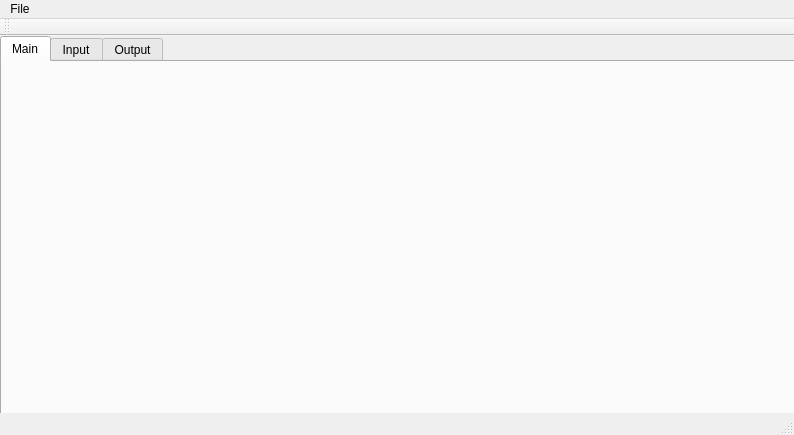
<?xml version="1.0" encoding="UTF-8"?>
<ui version="4.0">
 <class>MainWindow</class>
 <widget class="QMainWindow" name="MainWindow">
  <property name="geometry">
   <rect>
    <x>0</x>
    <y>0</y>
    <width>794</width>
    <height>435</height>
   </rect>
  </property>
  <property name="windowTitle">
   <string>MainWindow</string>
  </property>
  <widget class="QWidget" name="centralWidget">
   <widget class="QTabWidget" name="tabWidget">
    <property name="geometry">
     <rect>
      <x>0</x>
      <y>0</y>
      <width>801</width>
      <height>401</height>
     </rect>
    </property>
    <property name="currentIndex">
     <number>0</number>
    </property>
    <widget class="QWidget" name="tab">
     <attribute name="title">
      <string>Main</string>
     </attribute>
     <widget class="QLabel" name="label_2">
      <property name="geometry">
       <rect>
        <x>0</x>
        <y>0</y>
        <width>791</width>
        <height>371</height>
       </rect>
      </property>
      <property name="text">
       <string/>
      </property>
      <property name="pixmap">
       <pixmap resource="resources.qrc">:/new/prefix1/xmenBackground.jpg</pixmap>
      </property>
      <property name="scaledContents">
       <bool>true</bool>
      </property>
     </widget>
     <widget class="QLabel" name="penseLabel_2">
      <property name="geometry">
       <rect>
        <x>530</x>
        <y>130</y>
        <width>301</width>
        <height>131</height>
       </rect>
      </property>
      <property name="text">
       <string/>
      </property>
      <property name="pixmap">
       <pixmap resource="resources.qrc">:/new/prefix1/PENSE.png</pixmap>
      </property>
      <property name="scaledContents">
       <bool>true</bool>
      </property>
     </widget>
     <widget class="QLabel" name="JCLabel_2">
      <property name="geometry">
       <rect>
        <x>640</x>
        <y>250</y>
        <width>211</width>
        <height>111</height>
       </rect>
      </property>
      <property name="text">
       <string/>
      </property>
      <property name="pixmap">
       <pixmap resource="resources.qrc">:/new/prefix1/JC.png</pixmap>
      </property>
      <property name="scaledContents">
       <bool>true</bool>
      </property>
     </widget>
    </widget>
    <widget class="QWidget" name="tabInput">
     <attribute name="title">
      <string>Input</string>
     </attribute>
     <widget class="QLineEdit" name="qInDesc">
      <property name="geometry">
       <rect>
        <x>20</x>
        <y>70</y>
        <width>431</width>
        <height>21</height>
       </rect>
      </property>
     </widget>
     <widget class="QLineEdit" name="qInCurr">
      <property name="geometry">
       <rect>
        <x>476</x>
        <y>70</y>
        <width>91</width>
        <height>21</height>
       </rect>
      </property>
     </widget>
     <widget class="QLineEdit" name="qInVal">
      <property name="geometry">
       <rect>
        <x>590</x>
        <y>70</y>
        <width>91</width>
        <height>21</height>
       </rect>
      </property>
     </widget>
     <widget class="QPushButton" name="addEntryButton">
      <property name="geometry">
       <rect>
        <x>700</x>
        <y>60</y>
        <width>71</width>
        <height>41</height>
       </rect>
      </property>
      <property name="autoFillBackground">
       <bool>false</bool>
      </property>
      <property name="styleSheet">
       <string notr="true">background-image:url(:/new/prefix1/Picture1.png)</string>
      </property>
      <property name="text">
       <string>Add Entry</string>
      </property>
     </widget>
     <widget class="QTextEdit" name="qLogOut">
      <property name="geometry">
       <rect>
        <x>20</x>
        <y>120</y>
        <width>661</width>
        <height>181</height>
       </rect>
      </property>
      <property name="font">
       <font>
        <family>Arial</family>
       </font>
      </property>
      <property name="autoFillBackground">
       <bool>false</bool>
      </property>
      <property name="styleSheet">
       <string notr="true"/>
      </property>
      <property name="html">
       <string>&lt;!DOCTYPE HTML PUBLIC &quot;-//W3C//DTD HTML 4.0//EN&quot; &quot;http://www.w3.org/TR/REC-html40/strict.dtd&quot;&gt;
&lt;html&gt;&lt;head&gt;&lt;meta name=&quot;qrichtext&quot; content=&quot;1&quot; /&gt;&lt;style type=&quot;text/css&quot;&gt;
p, li { white-space: pre-wrap; }
&lt;/style&gt;&lt;/head&gt;&lt;body style=&quot; font-family:'Arial'; font-size:8.25pt; font-weight:400; font-style:normal;&quot;&gt;
&lt;p style=&quot; margin-top:0px; margin-bottom:0px; margin-left:0px; margin-right:0px; -qt-block-indent:0; text-indent:0px;&quot;&gt;&lt;span style=&quot; font-family:'MS Shell Dlg 2';&quot;&gt;README:&lt;/span&gt;&lt;/p&gt;
&lt;p style=&quot;-qt-paragraph-type:empty; margin-top:0px; margin-bottom:0px; margin-left:0px; margin-right:0px; -qt-block-indent:0; text-indent:0px; font-family:'MS Shell Dlg 2';&quot;&gt;&lt;br /&gt;&lt;/p&gt;
&lt;p style=&quot; margin-top:0px; margin-bottom:0px; margin-left:0px; margin-right:0px; -qt-block-indent:0; text-indent:0px;&quot;&gt;&lt;span style=&quot; font-family:'MS Shell Dlg 2';&quot;&gt;Click File-Load to load in a csv file compatible to the database eg: source-file.csv &lt;/span&gt;&lt;/p&gt;
&lt;p style=&quot; margin-top:0px; margin-bottom:0px; margin-left:0px; margin-right:0px; -qt-block-indent:0; text-indent:0px;&quot;&gt;&lt;span style=&quot; font-family:'MS Shell Dlg 2';&quot;&gt;Click File-Save to save current database to a csv file&lt;/span&gt;&lt;/p&gt;
&lt;p style=&quot;-qt-paragraph-type:empty; margin-top:0px; margin-bottom:0px; margin-left:0px; margin-right:0px; -qt-block-indent:0; text-indent:0px; font-family:'MS Shell Dlg 2';&quot;&gt;&lt;br /&gt;&lt;/p&gt;
&lt;p style=&quot; margin-top:0px; margin-bottom:0px; margin-left:0px; margin-right:0px; -qt-block-indent:0; text-indent:0px;&quot;&gt;&lt;span style=&quot; font-family:'MS Shell Dlg 2';&quot;&gt;Enter the description, currency and value of the expense on the space provided.&lt;/span&gt;&lt;/p&gt;
&lt;p style=&quot; margin-top:0px; margin-bottom:0px; margin-left:0px; margin-right:0px; -qt-block-indent:0; text-indent:0px;&quot;&gt;&lt;span style=&quot; font-family:'MS Shell Dlg 2';&quot;&gt;Push Add Entry to add it to the database&lt;/span&gt;&lt;/p&gt;
&lt;p style=&quot;-qt-paragraph-type:empty; margin-top:0px; margin-bottom:0px; margin-left:0px; margin-right:0px; -qt-block-indent:0; text-indent:0px; font-family:'MS Shell Dlg 2';&quot;&gt;&lt;br /&gt;&lt;/p&gt;
&lt;p style=&quot; margin-top:0px; margin-bottom:0px; margin-left:0px; margin-right:0px; -qt-block-indent:0; text-indent:0px;&quot;&gt;&lt;span style=&quot; font-family:'MS Shell Dlg 2';&quot;&gt;printAll button shows all contents of the database&lt;/span&gt;&lt;/p&gt;
&lt;p style=&quot;-qt-paragraph-type:empty; margin-top:0px; margin-bottom:0px; margin-left:0px; margin-right:0px; -qt-block-indent:0; text-indent:0px; font-family:'MS Shell Dlg 2';&quot;&gt;&lt;br /&gt;&lt;/p&gt;
&lt;p style=&quot; margin-top:0px; margin-bottom:0px; margin-left:0px; margin-right:0px; -qt-block-indent:0; text-indent:0px;&quot;&gt;&lt;span style=&quot; font-family:'MS Shell Dlg 2';&quot;&gt;Delete Last Entry Removes the last entry from the database&lt;/span&gt;&lt;/p&gt;&lt;/body&gt;&lt;/html&gt;</string>
      </property>
     </widget>
     <widget class="QPushButton" name="printAllButton">
      <property name="geometry">
       <rect>
        <x>20</x>
        <y>310</y>
        <width>151</width>
        <height>41</height>
       </rect>
      </property>
      <property name="autoFillBackground">
       <bool>false</bool>
      </property>
      <property name="styleSheet">
       <string notr="true">background-image:url(:/new/prefix1/Picture1.png)</string>
      </property>
      <property name="text">
       <string>printAll</string>
      </property>
     </widget>
     <widget class="QPushButton" name="deleteEntryButton">
      <property name="geometry">
       <rect>
        <x>200</x>
        <y>310</y>
        <width>141</width>
        <height>41</height>
       </rect>
      </property>
      <property name="autoFillBackground">
       <bool>false</bool>
      </property>
      <property name="styleSheet">
       <string notr="true">background-image:url(:/new/prefix1/Picture1.png)</string>
      </property>
      <property name="text">
       <string>Delete Last Entry</string>
      </property>
     </widget>
     <widget class="QLabel" name="background">
      <property name="geometry">
       <rect>
        <x>0</x>
        <y>0</y>
        <width>791</width>
        <height>371</height>
       </rect>
      </property>
      <property name="text">
       <string/>
      </property>
      <property name="pixmap">
       <pixmap resource="resources.qrc">:/new/prefix1/xmenBackground.jpg</pixmap>
      </property>
      <property name="scaledContents">
       <bool>true</bool>
      </property>
     </widget>
     <widget class="QLabel" name="descriptionLabel">
      <property name="geometry">
       <rect>
        <x>210</x>
        <y>20</y>
        <width>181</width>
        <height>61</height>
       </rect>
      </property>
      <property name="text">
       <string/>
      </property>
      <property name="pixmap">
       <pixmap resource="resources.qrc">:/new/prefix1/Description.png</pixmap>
      </property>
      <property name="scaledContents">
       <bool>true</bool>
      </property>
     </widget>
     <widget class="QLabel" name="currencyLabel">
      <property name="geometry">
       <rect>
        <x>443</x>
        <y>20</y>
        <width>161</width>
        <height>61</height>
       </rect>
      </property>
      <property name="text">
       <string/>
      </property>
      <property name="pixmap">
       <pixmap resource="resources.qrc">:/new/prefix1/Currency.png</pixmap>
      </property>
      <property name="scaledContents">
       <bool>true</bool>
      </property>
     </widget>
     <widget class="QLabel" name="ValueLabel">
      <property name="geometry">
       <rect>
        <x>557</x>
        <y>22</y>
        <width>161</width>
        <height>61</height>
       </rect>
      </property>
      <property name="text">
       <string/>
      </property>
      <property name="pixmap">
       <pixmap resource="resources.qrc">:/new/prefix1/Value.png</pixmap>
      </property>
      <property name="scaledContents">
       <bool>true</bool>
      </property>
     </widget>
     <widget class="QLabel" name="JCLabel">
      <property name="geometry">
       <rect>
        <x>640</x>
        <y>250</y>
        <width>211</width>
        <height>111</height>
       </rect>
      </property>
      <property name="text">
       <string/>
      </property>
      <property name="pixmap">
       <pixmap resource="resources.qrc">:/new/prefix1/JC.png</pixmap>
      </property>
      <property name="scaledContents">
       <bool>true</bool>
      </property>
     </widget>
     <widget class="QLabel" name="penseLabel">
      <property name="geometry">
       <rect>
        <x>530</x>
        <y>130</y>
        <width>301</width>
        <height>131</height>
       </rect>
      </property>
      <property name="text">
       <string/>
      </property>
      <property name="pixmap">
       <pixmap resource="resources.qrc">:/new/prefix1/PENSE.png</pixmap>
      </property>
      <property name="scaledContents">
       <bool>true</bool>
      </property>
     </widget>
     <zorder>background</zorder>
     <zorder>penseLabel</zorder>
     <zorder>qInCurr</zorder>
     <zorder>qInVal</zorder>
     <zorder>addEntryButton</zorder>
     <zorder>printAllButton</zorder>
     <zorder>deleteEntryButton</zorder>
     <zorder>qLogOut</zorder>
     <zorder>qInDesc</zorder>
     <zorder>descriptionLabel</zorder>
     <zorder>currencyLabel</zorder>
     <zorder>ValueLabel</zorder>
     <zorder>JCLabel</zorder>
    </widget>
    <widget class="QWidget" name="tab_output">
     <attribute name="title">
      <string>Output</string>
     </attribute>
     <widget class="QLineEdit" name="qStartDate">
      <property name="geometry">
       <rect>
        <x>162</x>
        <y>66</y>
        <width>91</width>
        <height>21</height>
       </rect>
      </property>
     </widget>
     <widget class="QLineEdit" name="qEndDate">
      <property name="geometry">
       <rect>
        <x>280</x>
        <y>66</y>
        <width>91</width>
        <height>21</height>
       </rect>
      </property>
     </widget>
     <widget class="QComboBox" name="qViewModeBox">
      <property name="geometry">
       <rect>
        <x>20</x>
        <y>67</y>
        <width>121</width>
        <height>21</height>
       </rect>
      </property>
      <item>
       <property name="text">
        <string>perDay</string>
       </property>
      </item>
      <item>
       <property name="text">
        <string>perMonth</string>
       </property>
      </item>
      <item>
       <property name="text">
        <string>perYear</string>
       </property>
      </item>
      <item>
       <property name="text">
        <string>perEntry</string>
       </property>
      </item>
     </widget>
     <widget class="QTextEdit" name="qOutput">
      <property name="geometry">
       <rect>
        <x>18</x>
        <y>120</y>
        <width>661</width>
        <height>181</height>
       </rect>
      </property>
      <property name="styleSheet">
       <string notr="true"/>
      </property>
      <property name="html">
       <string>&lt;!DOCTYPE HTML PUBLIC &quot;-//W3C//DTD HTML 4.0//EN&quot; &quot;http://www.w3.org/TR/REC-html40/strict.dtd&quot;&gt;
&lt;html&gt;&lt;head&gt;&lt;meta name=&quot;qrichtext&quot; content=&quot;1&quot; /&gt;&lt;style type=&quot;text/css&quot;&gt;
p, li { white-space: pre-wrap; }
&lt;/style&gt;&lt;/head&gt;&lt;body style=&quot; font-family:'MS Shell Dlg 2'; font-size:8.25pt; font-weight:400; font-style:normal;&quot;&gt;
&lt;p style=&quot; margin-top:0px; margin-bottom:0px; margin-left:0px; margin-right:0px; -qt-block-indent:0; text-indent:0px;&quot;&gt;README:&lt;/p&gt;
&lt;p style=&quot;-qt-paragraph-type:empty; margin-top:0px; margin-bottom:0px; margin-left:0px; margin-right:0px; -qt-block-indent:0; text-indent:0px;&quot;&gt;&lt;br /&gt;&lt;/p&gt;
&lt;p style=&quot; margin-top:0px; margin-bottom:0px; margin-left:0px; margin-right:0px; -qt-block-indent:0; text-indent:0px;&quot;&gt;Summarize the Expense perDay, month, year, or per entry.&lt;/p&gt;
&lt;p style=&quot;-qt-paragraph-type:empty; margin-top:0px; margin-bottom:0px; margin-left:0px; margin-right:0px; -qt-block-indent:0; text-indent:0px;&quot;&gt;&lt;br /&gt;&lt;/p&gt;
&lt;p style=&quot; margin-top:0px; margin-bottom:0px; margin-left:0px; margin-right:0px; -qt-block-indent:0; text-indent:0px;&quot;&gt;Enter the desired start and end date on the space provided. Push button to view the requested entries&lt;/p&gt;&lt;/body&gt;&lt;/html&gt;</string>
      </property>
     </widget>
     <widget class="QPushButton" name="printEntriesButton">
      <property name="geometry">
       <rect>
        <x>400</x>
        <y>60</y>
        <width>151</width>
        <height>41</height>
       </rect>
      </property>
      <property name="autoFillBackground">
       <bool>false</bool>
      </property>
      <property name="styleSheet">
       <string notr="true">background-image:url(:/new/prefix1/Picture1.png)</string>
      </property>
      <property name="text">
       <string>Print Entries</string>
      </property>
     </widget>
     <widget class="QLabel" name="label_3">
      <property name="geometry">
       <rect>
        <x>0</x>
        <y>0</y>
        <width>791</width>
        <height>371</height>
       </rect>
      </property>
      <property name="text">
       <string/>
      </property>
      <property name="pixmap">
       <pixmap resource="resources.qrc">:/new/prefix1/xmenBackground.jpg</pixmap>
      </property>
      <property name="scaledContents">
       <bool>true</bool>
      </property>
     </widget>
     <widget class="QLabel" name="viewLabel">
      <property name="geometry">
       <rect>
        <x>0</x>
        <y>24</y>
        <width>151</width>
        <height>51</height>
       </rect>
      </property>
      <property name="text">
       <string/>
      </property>
      <property name="pixmap">
       <pixmap resource="resources.qrc">:/new/prefix1/viewMode.png</pixmap>
      </property>
      <property name="scaledContents">
       <bool>true</bool>
      </property>
     </widget>
     <widget class="QLabel" name="viewLabel_2">
      <property name="geometry">
       <rect>
        <x>134</x>
        <y>25</y>
        <width>151</width>
        <height>51</height>
       </rect>
      </property>
      <property name="text">
       <string/>
      </property>
      <property name="pixmap">
       <pixmap resource="resources.qrc">:/new/prefix1/startDate.png</pixmap>
      </property>
      <property name="scaledContents">
       <bool>true</bool>
      </property>
     </widget>
     <widget class="QLabel" name="viewLabel_3">
      <property name="geometry">
       <rect>
        <x>251</x>
        <y>25</y>
        <width>151</width>
        <height>51</height>
       </rect>
      </property>
      <property name="text">
       <string/>
      </property>
      <property name="pixmap">
       <pixmap resource="resources.qrc">:/new/prefix1/endDate.png</pixmap>
      </property>
      <property name="scaledContents">
       <bool>true</bool>
      </property>
     </widget>
     <widget class="QLabel" name="JCLabel_3">
      <property name="geometry">
       <rect>
        <x>640</x>
        <y>250</y>
        <width>211</width>
        <height>111</height>
       </rect>
      </property>
      <property name="text">
       <string/>
      </property>
      <property name="pixmap">
       <pixmap resource="resources.qrc">:/new/prefix1/JC.png</pixmap>
      </property>
      <property name="scaledContents">
       <bool>true</bool>
      </property>
     </widget>
     <widget class="QLabel" name="penseLabel_3">
      <property name="geometry">
       <rect>
        <x>530</x>
        <y>130</y>
        <width>301</width>
        <height>131</height>
       </rect>
      </property>
      <property name="text">
       <string/>
      </property>
      <property name="pixmap">
       <pixmap resource="resources.qrc">:/new/prefix1/PENSE.png</pixmap>
      </property>
      <property name="scaledContents">
       <bool>true</bool>
      </property>
     </widget>
     <zorder>label_3</zorder>
     <zorder>penseLabel_3</zorder>
     <zorder>qStartDate</zorder>
     <zorder>qEndDate</zorder>
     <zorder>qViewModeBox</zorder>
     <zorder>qOutput</zorder>
     <zorder>printEntriesButton</zorder>
     <zorder>viewLabel</zorder>
     <zorder>viewLabel_2</zorder>
     <zorder>viewLabel_3</zorder>
     <zorder>JCLabel_3</zorder>
    </widget>
   </widget>
  </widget>
  <widget class="QMenuBar" name="menuBar">
   <property name="geometry">
    <rect>
     <x>0</x>
     <y>0</y>
     <width>794</width>
     <height>21</height>
    </rect>
   </property>
   <widget class="QMenu" name="menuFile">
    <property name="title">
     <string>File</string>
    </property>
    <addaction name="actionLoad"/>
    <addaction name="actionSave"/>
    <addaction name="actionQuit"/>
   </widget>
   <addaction name="menuFile"/>
  </widget>
  <widget class="QToolBar" name="mainToolBar">
   <attribute name="toolBarArea">
    <enum>TopToolBarArea</enum>
   </attribute>
   <attribute name="toolBarBreak">
    <bool>false</bool>
   </attribute>
  </widget>
  <widget class="QStatusBar" name="statusBar"/>
  <action name="actionLoad">
   <property name="text">
    <string>Load</string>
   </property>
  </action>
  <action name="actionSave">
   <property name="text">
    <string>Save</string>
   </property>
  </action>
  <action name="actionQuit">
   <property name="text">
    <string>Quit</string>
   </property>
  </action>
 </widget>
 <layoutdefault spacing="6" margin="11"/>
 <resources>
  <include location="resources.qrc"/>
 </resources>
 <connections/>
</ui>
